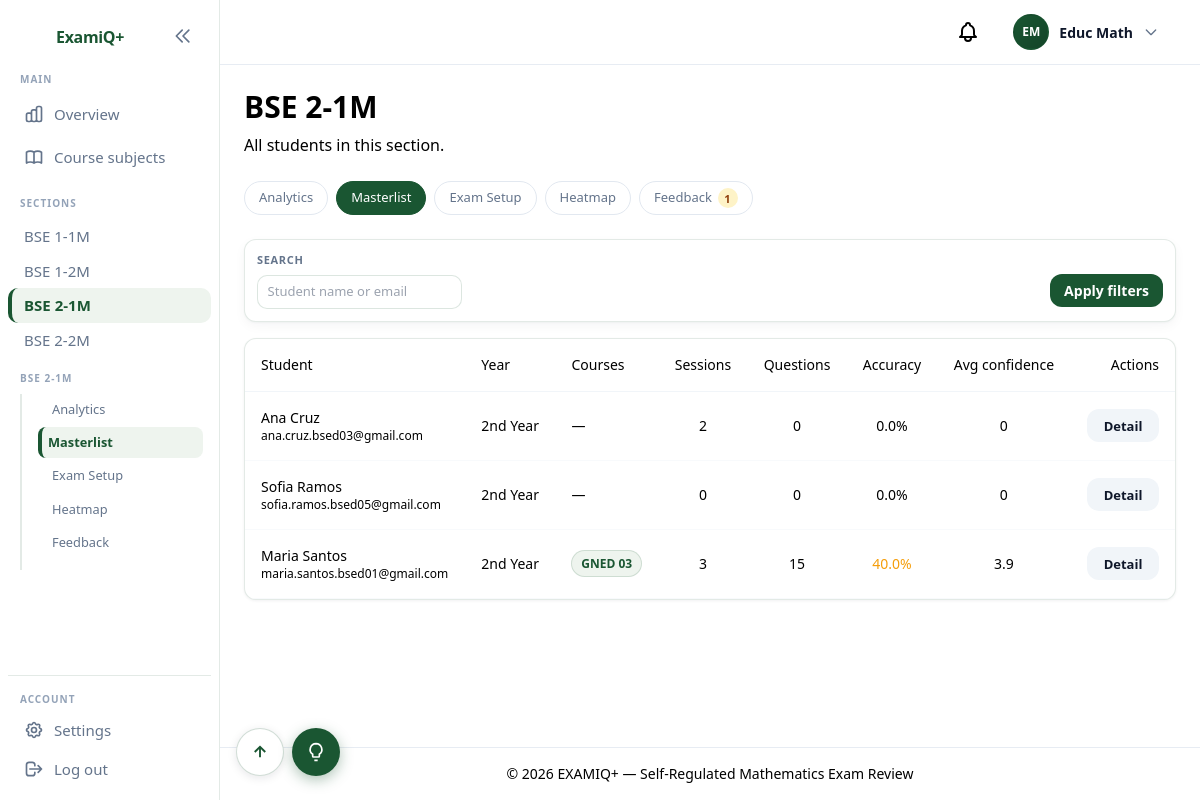
Page /professor/sections/28/roster/ (signed in) on the earlier database version.
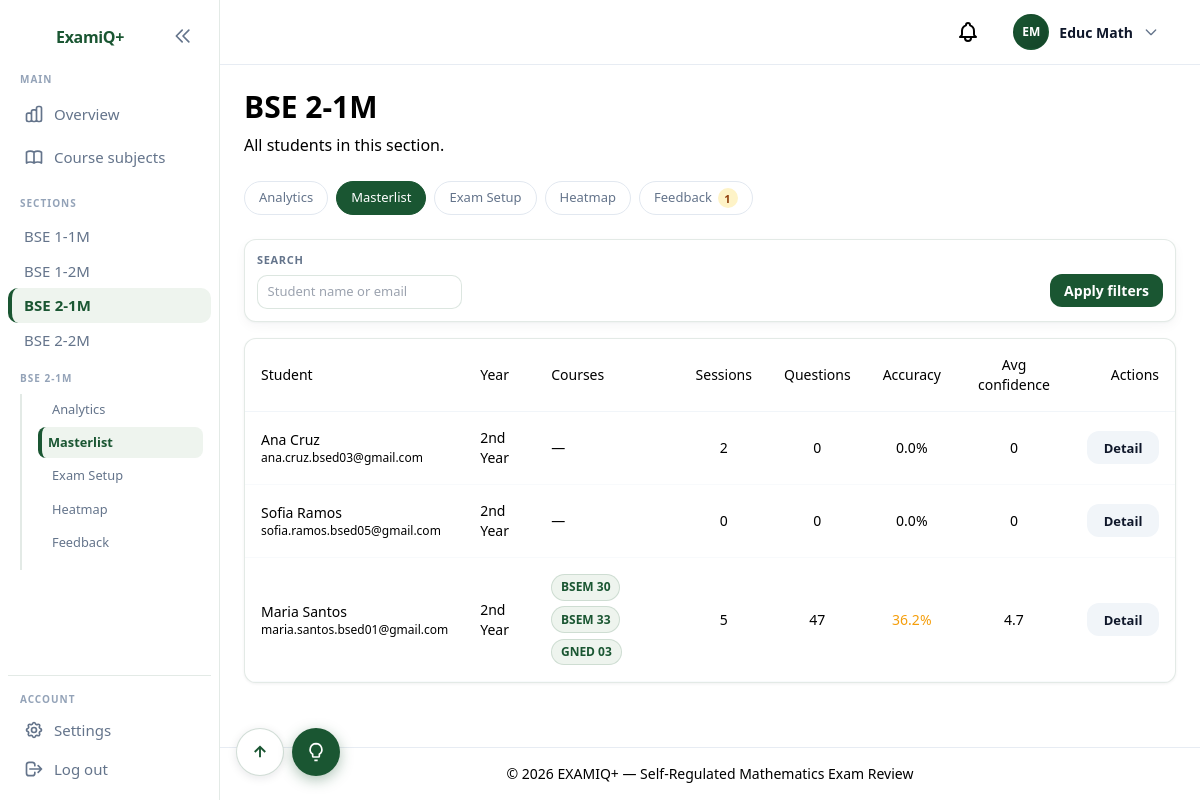
Same page on the later database version.
### apps/users/models.py (models this page shows, shortened)
class User(AbstractUser):
    class Role(models.TextChoices):
        STUDENT = "student", "Student"
        PROFESSOR = "professor", "Faculty"
        CHAIRPERSON = "chairperson", "Department Chairperson"
        CAMPUS_ADMIN = "campus_admin", "Campus Administrator"
    class ApprovalStatus(models.TextChoices):
        APPROVED = "approved", "Approved"
        PENDING = "pending", "Pending"
        REJECTED = "rejected", "Rejected"
    class HomeDegreeProgram(models.TextChoices):
        CS = "cs", "Computer Science"
        IT = "it", "Information Technology"
        BSED_MATH = "bsed_math", "BSEd Mathematics"
        PSYCHOLOGY = "psychology", "Psychology"
        MARKETING = "marketing", "Marketing"
        HR = "hr", "Human Resources"
        HOSPITALITY = "hospitality", "Hospitality Management"
        CRIMINOLOGY = "criminology", "Criminology"
    username = None
    email = models.EmailField(unique=True)
    role = models.CharField(
        max_length=20,
        choices=Role.choices,
        default=Role.STUDENT,
    )
    department = models.ForeignKey(
        Department,
        on_delete=models.SET_NULL,
        null=True,
        blank=True,
        related_name="users",
    )
    home_degree_program = models.CharField(
        max_length=20,
        choices=HomeDegreeProgram.choices,
        blank=True,
        default="",
        help_text="Student's home degree program — scopes review course offerings.",
    )
    year_level = models.ForeignKey(
        "questions.YearLevel",
        on_delete=models.SET_NULL,
        null=True,
        blank=True,
        related_name="students",
        help_text="Student's current year level — scopes available subjects.",
    )
    section = models.ForeignKey(
        ProgramSection,
        on_delete=models.SET_NULL,
        null=True,
        blank=True,
        related_name="students",
        help_text="Student's cohort section for the current academic year.",
    )
    password_changed_at = models.DateTimeField(
        null=True,
        blank=True,
        help_text="When the user last changed their password.",
    )
    middle_name = models.CharField(max_length=150, blank=True, default="")
    suffix = models.CharField(
        max_length=20,
        blank=True,
        default="",
        help_text='Name suffix, e.g. "Jr.", "Sr.", "III".',
    )
    profile_photo = models.ImageField(upload_to="profile_photos/", blank=True, null=True)
    student_number = models.CharField(
        max_length=9,
        unique=True,
        null=True,
        blank=True,
        help_text="Nine-digit student ID (students only).",
    )
    employee_id = models.CharField(
        max_length=50,
        blank=True,
        default="",
        help_text="Employee ID for faculty and chairperson accounts.",
    )
    phone_number = models.CharField(
        max_length=11,
        blank=True,
        default="",
        help_text="Eleven-digit mobile number.",
    )
    approval_status = models.CharField(
        max_length=20,
        choices=ApprovalStatus.choices,
        default=ApprovalStatus.APPROVED,
    )
    USERNAME_FIELD = "email"
    REQUIRED_FIELDS: list[str] = []
    objects = UserManager()
    class Meta:
        verbose_name = "User"
        verbose_name_plural = "Users"
        ordering = ["email"]
    def get_full_name(self) -> str:
        parts = [self.first_name, self.middle_name, self.last_name]
        name = " ".join(part for part in parts if part).strip()
        if self.suffix:
            name = f"{name} {self.suffix}".strip()
        return name
    @property
    def initials(self) -> str:
        parts = [self.first_name[:1], self.last_name[:1]]
        return "".join(p.upper() for p in parts if p) or self.email[:2].upper()

### apps/questions/models.py (models this page shows, shortened)
class YearLevel(models.Model):
    order = models.PositiveSmallIntegerField(unique=True)
    name = models.CharField(max_length=50)
    class Meta:
        verbose_name = "Year Level"
        verbose_name_plural = "Year Levels"
        ordering = ["order"]

### apps/analytics/views_professor.py (the view, shortened to what this page needs)
class SectionRosterView(ProfessorRequiredMixin, ListView):
    template_name = "analytics/professor/section_roster.html"
    context_object_name = "roster"
    def dispatch(self, request, *args, **kwargs):
        self.section = get_object_or_404(
            ProgramSection.objects.select_related("program", "year_level"),
            pk=kwargs["section_pk"],
        )
        return super().dispatch(request, *args, **kwargs)
    def get_queryset(self):
        roster = get_section_roster_summaries(self.section)
        search = get_filter_param(self.request, "q").lower()
        return roster
    def get_context_data(self, **kwargs):
        context = super().get_context_data(**kwargs)
        context["section"] = self.section
        context["active_tab"] = "roster"
        context["filter_form_fields"] = build_filter_fields(
            self.request,
            [
                {
                    "type": "search",
                    "name": "q",
                    "label": "Search",
                    "placeholder": "Student name or email",
                },
            ],
        )
        context["filter_has_active"] = has_active_filters(self.request, ["q"])
        context["filter_bar_compact"] = True
        return context

### apps/analytics/concern_services.py (called while the page is built)
def latest_concern_message(record: MistakeRecord) -> MistakeConcernMessage | None:
    return record.concern_messages.order_by("-created_at").select_related("author").first()

def concern_needs_faculty_reply(record: MistakeRecord) -> bool:
    latest = latest_concern_message(record)
    if latest:
        return latest.author_id == record.student_id
    return bool((record.student_note or "").strip() or record.student_image)

def _concern_activity_filter() -> Q:
    return (
        Q(concern_messages__isnull=False)
        | Q(student_note__gt="")
        | (Q(student_image__isnull=False) & ~Q(student_image=""))
        | Q(faculty_note__gt="")
    )

def concern_queryset_with_messages(queryset):
    return queryset.prefetch_related(
        "concern_messages__author",
    ).distinct()

def pending_concern_count_for_section(section) -> int:
    qs = MistakeRecord.objects.filter(student__section=section)
    return _pending_concern_count(qs)

def _pending_concern_count(queryset):
    qs = concern_queryset_with_messages(
        queryset.filter(_concern_activity_filter())
    ).select_related("student")
    return sum(1 for record in qs if concern_needs_faculty_reply(record))

### templates/analytics/professor/section_roster.html (shortened to what this page needs)
{% extends "base.html" %}
{% block content %}
{% include "components/professor_section_nav.html" with section=section active_tab=active_tab section_subtitle="All students in this section." %}
{% include "components/filter_bar.html" %}
<div class="bento-card overflow-x-auto masterlist-card">
    <table class="w-full text-sm masterlist-table">
        <thead>
            <tr class="text-left text-examiq-slate border-b border-slate-100">
                <th class="p-4 font-medium">Student</th>
                <th class="p-4 font-medium">Year</th>
                <th class="p-4 font-medium">Courses</th>
                <th class="p-4 font-medium text-center">Sessions</th>
                <th class="p-4 font-medium text-center">Questions</th>
                <th class="p-4 font-medium text-center">Accuracy</th>
                <th class="p-4 font-medium text-center">Avg confidence</th>
                <th class="p-4 font-medium text-right">Actions</th>
            </tr>
        </thead>
        <tbody>
            {% for row in roster %}
            <tr class="border-b border-slate-50 masterlist-row">
                <td class="p-4">
                    <div class="font-medium text-examiq-navy">{{ row.student.get_full_name|default:row.student.email }}</div>
                    <div class="text-xs text-examiq-slate">{{ row.student.email }}</div>
                </td>
                <td class="p-4 text-examiq-slate">{{ row.year_level|default:"—" }}</td>
                <td class="p-4 text-examiq-slate max-w-xs">
                    {% if row.subjects_taken %}
                    <div class="masterlist-subject-chips">
                        {% for code in row.subjects_taken %}
                        <span class="masterlist-subject-chip">{{ code }}</span>
                        {% endfor %}
                    </div>
                    {% else %}
                    —
                    {% endif %}
                </td>
                <td class="p-4 text-center">{{ row.sessions_completed }}</td>
                <td class="p-4 text-center">{{ row.questions_answered }}</td>
                <td class="p-4 text-center {% if row.questions_answered and row.accuracy < 60 %}stat-value-warning{% elif row.accuracy >= 75 %}stat-value-good{% endif %}">{{ row.accuracy }}%</td>
                <td class="p-4 text-center">{{ row.avg_confidence }}</td>
                <td class="p-4 text-right">
                    <a href="{% url 'analytics_professor:section_student_detail' section.pk row.student.pk %}"
                       class="btn-secondary masterlist-detail-btn">Detail</a>
                </td>
            </tr>
            {% empty %}
            <tr>
                <td colspan="8" class="p-8 text-center text-examiq-slate">No students enrolled in this section yet.</td>
            </tr>
            {% endfor %}
        </tbody>
    </table>
</div>
{% endblock %}

Differences in the rows shown:
changed User "Maria Santos": sessions_completed "3" → "5"; questions_answered "15" → "47"; accuracy "40.0" → "36.2"; avg_confidence "3.9" → "4.7"
Other differences:
new list line: "BSEM 30"
new list line: "BSEM 33"
